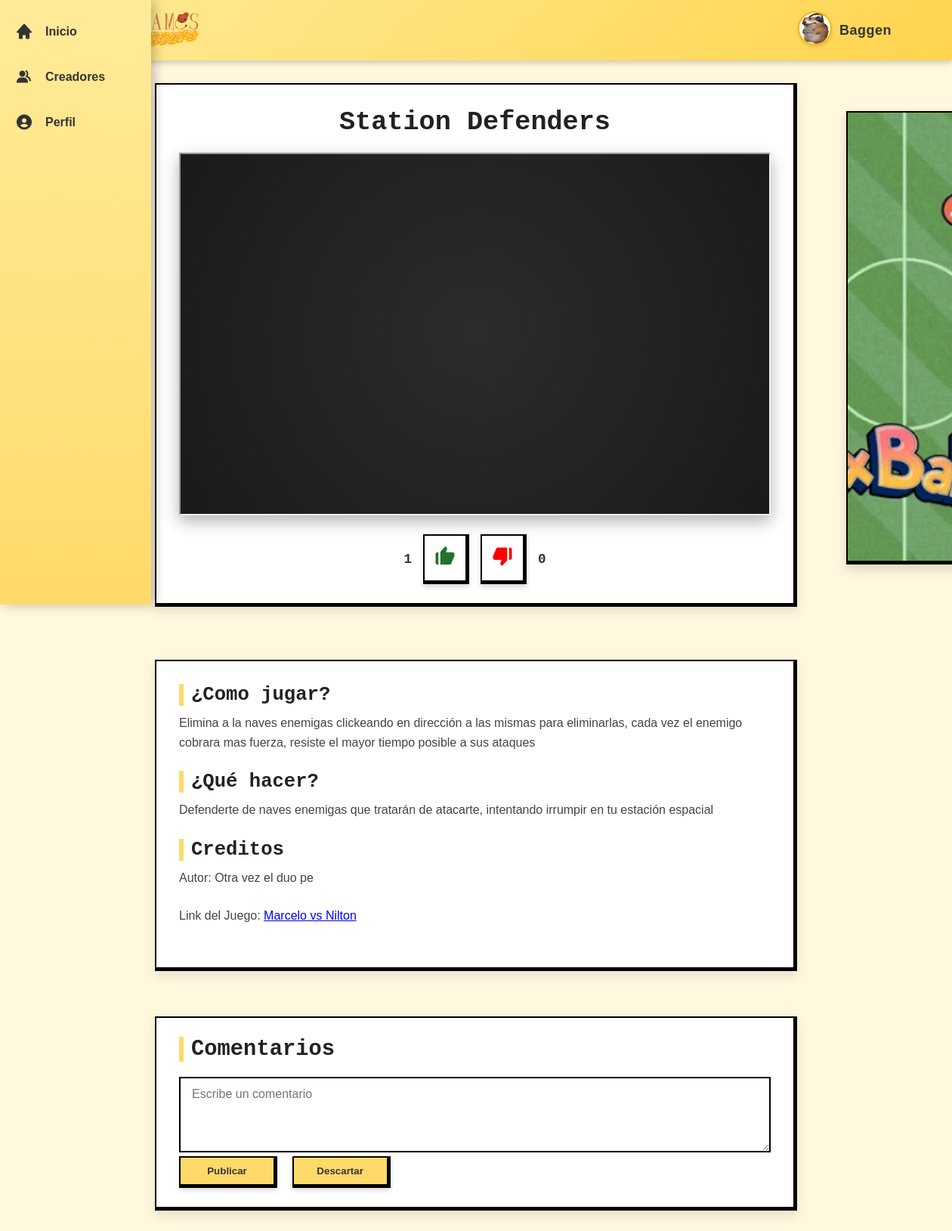
The app's page /Views/Mainsite.php?section=selectedgame&id=5 (signed in) with its own data.
### tables this page shows
CREATE TABLE `juegos` (
  `IDjuego` int(11) NOT NULL,
  `Nombre` varchar(40) NOT NULL,
  `ComoJugar` text DEFAULT NULL,
  `QueHacer` text DEFAULT NULL,
  `direccion` varchar(255) DEFAULT NULL,
  `siLike` int(11) DEFAULT 0,
  `noLike` int(11) DEFAULT 0,
  `Controles` text NOT NULL,
  `Creador` varchar(255) DEFAULT NULL,
  `Pagina` text DEFAULT NULL,
  `imagen` text DEFAULT NULL
);

### Views/selectedgame.php (the view, shortened to what this page needs)
<?php
  require_once '../Includes/Config.php';
if (isset($_GET['id'])) {
    $idJuego = $_GET['id'];
    $query = "SELECT * FROM juegos WHERE IDjuego = ?";
    $stmt = $conexion->prepare($query);
    $stmt->bind_param("i", $idJuego);
    $stmt->execute();
    $resultado = $stmt->get_result();
    if ($row = $resultado->fetch_assoc()) {
        $nombre = $row['Nombre'];
        $comoJugar = $row['ComoJugar'];
        $queHacer = $row['QueHacer'];
        $direccion = $row['direccion'];
        $like = $row['siLike'];
        $dislike = $row['noLike'];
        $creador = $row['Creador'];
        $linkPagina = $row['Pagina'];
        $id = $_SESSION['id'] ?? null;
    } else {
        $nombre = "Juego no encontrado";
        $comoJugar = $queHacer = "No hay información disponible.";
    }
}
?>
<div class="contenedorJuego">
  <h1><?= htmlspecialchars($nombre) ?></h1>
  <div class="screen"><iframe src="<?= $direccion ?>" height="480px" width= "100%"></iframe></div>
  <?php if ($id): ?>
    <div class="acciones">
    <span class="count" id="likes"><?= $like ?></span>
    <button class="like" onclick="aumentar(<?= $idJuego ?>, <?= $id ?>)"><i class='bx bxs-like'></i></button>
    <button class="dislike" onclick="disminuir(<?= $idJuego ?>, <?= $id ?>)"><i class='bx bxs-dislike'></i></button>
    <span class="count" id="dislike"><?= $dislike ?></span>
  </div>
  <?php endif; ?>
    <div class="publicidad">
      <img id="anuncio" src="" alt="Publicidad lateral">
    </div>
</div>
<div class="contenedorTutorial">
  <h1>¿Como jugar?</h1>
  <p><?= nl2br(htmlspecialchars($comoJugar)) ?></p>
  <h1>¿Qué hacer?</h1>
  <p><?= nl2br(htmlspecialchars($queHacer)) ?></p>
  <h1>Creditos</h1>
  <p> Autor: <?= nl2br(htmlspecialchars($creador)) ?></p>
  <p>Link del Juego: <a href="<?= nl2br(htmlspecialchars($linkPagina)) ?>"><?= nl2br(htmlspecialchars($linkPagina))?></a></p>
</div>
<div class="apartadoComentarios">
  <h1 class="titulocomentarios">Comentarios</h1>
  <textarea class="comentar" id="texto" placeholder="Escribe un comentario"></textarea><br>
  <button class="publicar" id="publicacion">Publicar</button>
  <button class="publicar" id="descartacion">Descartar</button>
</div>

### CSS/header.css (style rules this page uses)
* { margin: 0; padding: 0; box-sizing: border-box; }

### CSS/selectedgame.css (style rules this page uses)
.contenedorJuego { background: #ffffff; border-width: 7px; padding: 25px 30px; margin: 0 auto 70px auto; max-width: 850px; box-shadow: 0 6px 14px rgba(0,0,0,0.1); text-align: center; position: relative; margin-top: 30px; border-top: 2px solid #000; border-left: 2px solid #000; border-bottom: 5px solid #000; border-right: 5px solid #000; }
.contenedorJuego h1 { font-size: 2.2rem; color: #222; margin-top: 5px; margin-bottom: 20px; }
.screen { height: 480px; width: 100%; max-width: 850px; margin: 0 auto; background: radial-gradient(circle at center, #2c2c2c 0%, #1a1a1a 100%); position: relative; box-shadow: 0 8px 20px rgba(0,0,0,0.3); display: inline-block; }
.publicidad { position: absolute; top: 35px; right: -230px; height: 600px; width: 160px; overflow: hidden; box-shadow: 0 6px 14px rgba(0,0,0,0.15); background: #fff; display: flex; align-items: center; justify-content: center; border-top: 2px solid #000; border-left: 2px solid #000; border-bottom: 5px solid #000; border-right: 5px solid #000; background: #ffda6a; }
.publicidad img { width: 100%; height: 100%; object-fit: cover; }
.acciones { display: flex; justify-content: center; align-items: center; gap: 15px; margin-top: 20px; }
.acciones .count { font-size: 1.1rem; color: #333; font-weight: bold; }
.acciones button { background: #ffffff; border: none; font-size: 30px; cursor: pointer; padding: 12px; border-top: 2px solid #000; border-left: 2px solid #000; border-bottom: 5px solid #000; border-right: 5px solid #000; box-shadow: 0 4px 6px rgba(0,0,0,0.15); transition: transform 0.25s, background 0.25s; }
.like { color: #22722d; }
.dislike { color: #ff0000; }
.contenedorTutorial { background: #ffffff; padding: 30px; margin: 0 auto 60px auto; max-width: 850px; box-shadow: 0 6px 14px rgba(0,0,0,0.1); border-top: 2px solid #000; border-left: 2px solid #000; border-bottom: 5px solid #000; border-right: 5px solid #000; }
.contenedorTutorial h1 { font-size: 1.6rem; color: #222; margin-bottom: 10px; border-left: 6px solid #ffda6a; padding-left: 10px; }
.contenedorTutorial p { font-size: 1rem; line-height: 1.6; color: #444; margin-bottom: 25px; font-family: "Acme", sans-serif; }
.apartadoComentarios { border-top: 2px solid #000; border-left: 2px solid #000; border-bottom: 5px solid #000; border-right: 5px solid #000; background: #ffffff; padding: 25px 30px; margin: 0 auto 50px auto; max-width: 850px; box-shadow: 0 6px 14px rgba(0,0,0,0.1); }
.titulocomentarios { font-size: 1.8rem; color: #222; margin-bottom: 20px; border-left: 6px solid #ffda6a; padding-left: 10px; }
.comentar { width: 100%; height: 100px; font-size: 16px; padding: 10px 15px; resize: vertical; border: 2px solid #000000; font-family: inherit; line-height: 1.4; transition: all 0.2s ease; font-family: "Acme", sans-serif; border-color: 4px solid #000; background: #ffffff; }
.publicar { width: 130px; height: 42px; border: none; border-top: 2px solid #000; border-left: 2px solid #000; border-bottom: 5px solid #000; border-right: 5px solid #000; background: #ffda6a; color: #333; font-weight: bold; cursor: pointer; transition: all 0.25s ease; margin-right: 10px; box-shadow: 0 3px 6px rgba(0,0,0,0.15); }

### records on screen
juegos: Nombre "Station Defenders", siLike "1", noLike "0", ComoJugar "Elimina a la naves enemigas clickeando en dirección a las mismas para eliminarlas, cada vez el enemigo cobrara mas fuerza, resiste el mayor tiempo posible a sus ataques", QueHacer "Defenderte de naves enemigas que tratarán de atacarte, intentando irrumpir en tu estación espacial", Creador "Otra vez el duo pe", Pagina "Marcelo vs Nilton"

### other values on screen
$_SESSION["usuario"] "Baggen"
